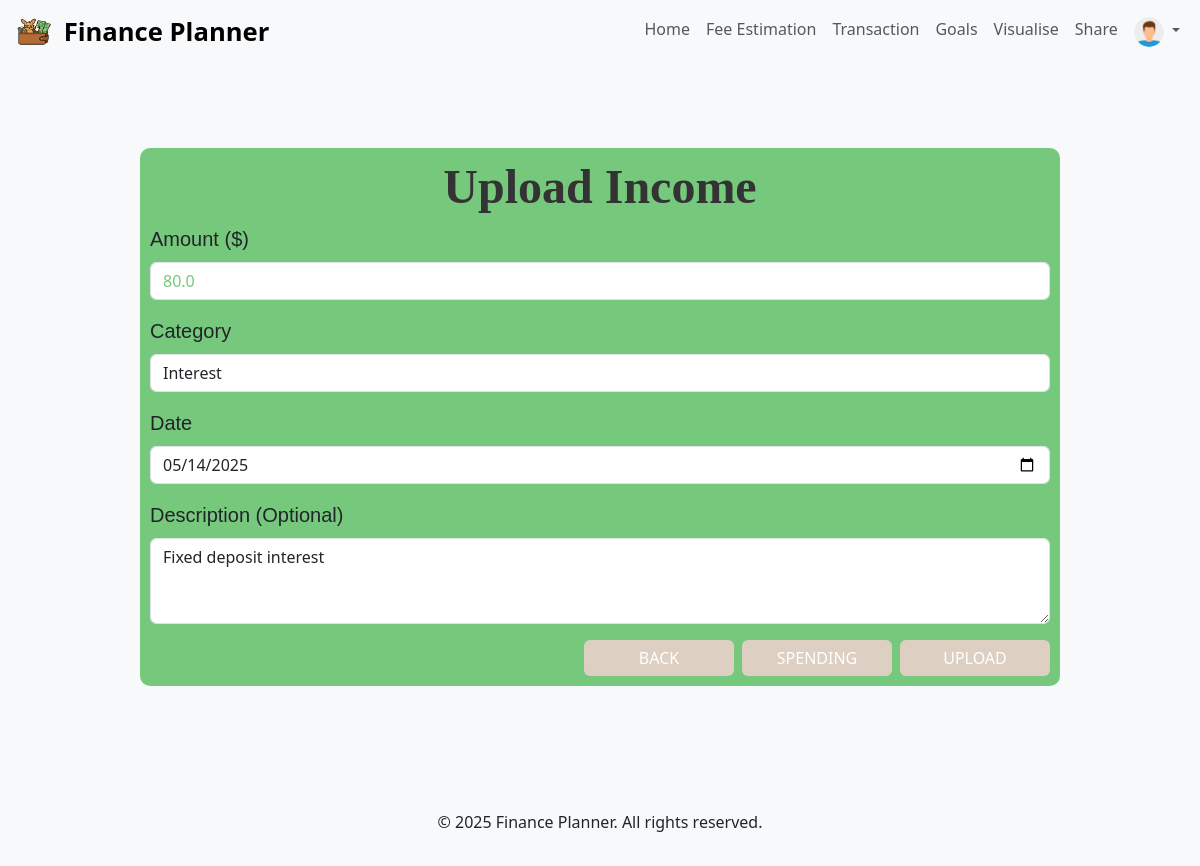
/income?income_id=5 (signed in), run on the app's committed database.
### app/models/income.py (models this page shows, shortened)
class Income(db.Model):
    __tablename__ = "incomes"
    id = db.Column(db.Integer, primary_key=True)
    user_id = db.Column(db.Integer, db.ForeignKey("users.id"), nullable=False)
    amount = db.Column(db.Float, nullable=False)
    date = db.Column(db.DateTime, nullable=False)
    description = db.Column(db.String(200))
    category_id = db.Column(db.Integer, db.ForeignKey("categoriesin.id"), nullable=False)
    category = db.relationship("Categoryin", back_populates="incomes", lazy="select")

### app/models/incategory.py (models this page shows, shortened)
class Categoryin(db.Model):
    __tablename__ = "categoriesin"
    id = db.Column(db.Integer, primary_key=True)
    category = db.Column(db.String(50), nullable=False, unique=True)
    icon = db.Column(db.String(100), nullable=True)  # Optional image URL
    incomes = db.relationship("Income", back_populates="category", lazy="select")

### app/routes/income.py (the view, shortened to what this page needs)
@bp.route("/income", methods=["GET", "POST"])
@login_required
def income():
    income_id = request.args.get("income_id", type=int)  # Get income_id from query parameters
    form = IncomeForm(request.form)
    if income_id:  # If editing an existing income
        income = Income.query.get_or_404(income_id)
        if income.user_id != current_user.id:
            flash("You do not have permission to edit this income.", "danger")
            return redirect(url_for("trans.transaction"))
        if request.method == "GET":  # Populate the form with the existing income data
            form.amount.data = income.amount
            form.category.data = income.category.category  # Use the category name
            form.date.data = income.date
            form.description.data = income.description
    return render_template("income.html", form=form)

### app/templates/income.html (shortened to what this page needs)
{% extends "base.html" %}
{% block content %}
<div class="row justify-content-center" style="padding: 0px;">
    <div class="col-md-10" style="border-radius: 10px; padding: 10px; margin: 0px; background-color: #76c87d;">
        <h2 class="text-center header_font" style="font-size: 3rem;">Upload Income</h2>
        <form method="POST" action="{{ url_for('income.income', income_id=request.args.get('income_id')) }}">
            <div class="mb-3">
                {{ form.amount.label(class="form-label text_font", style="font-size: 2.5vh;") }}
                {{ form.amount(style="color:#76c87d;", class="form-control") }}
            </div>
            <div class="mb-3">
                {{ form.category.label(class="form-label text_font", style="font-size: 2.5vh;") }}
                {{ form.category(class="form-control") }}
            </div>
            <div class="mb-3">
                {{ form.date.label(class="form-label text_font", style="font-size: 2.5vh;") }}
                {{ form.date(class="form-control") }}
            </div>
            <div class="mb-3">
                {{ form.description.label(class="form-label text_font", style="font-size: 2.5vh;") }}
                {{ form.description(class="form-control") }}
            </div>
            <div class="d-flex justify-content-end">
                <a href="{{ url_for('trans.transaction') }}" type="button" class="btn btn-primary me-2"
                   style="background-color: #ddd0c2; border: #ddd0c2; width: 150px; text-align: center;" id="back_transaction_income">BACK</a>
                <a href="{{ url_for('upload.upload') }}" type="button" class="btn btn-primary me-2"
                   style="background-color: #ddd0c2; border: #ddd0c2; width: 150px; text-align: center;" id="switch_spending">SPENDING</a>
                {{ form.submit(class="btn btn-primary") }}
            </div>
        </form>
    </div>
</div>
{% endblock %}

### app/static/css/estimation.css (style rules this page uses)
h2 { font-weight: bold; color: #333; }

### app/static/css/style.css (style rules this page uses)
.header_font { font-family: Georgia, 'Times New Roman', Times, serif; font-size: 1.5rem; }
.text_font { font-family: Verdana, Geneva, Tahoma, sans-serif; font-size: 0.75rem; }
body { background-color: #f8f9fa; }

### data on the page
Income: amount "80.0", date "05/14/2025", description "Fixed deposit interest"
Categoryin: category "Interest"
